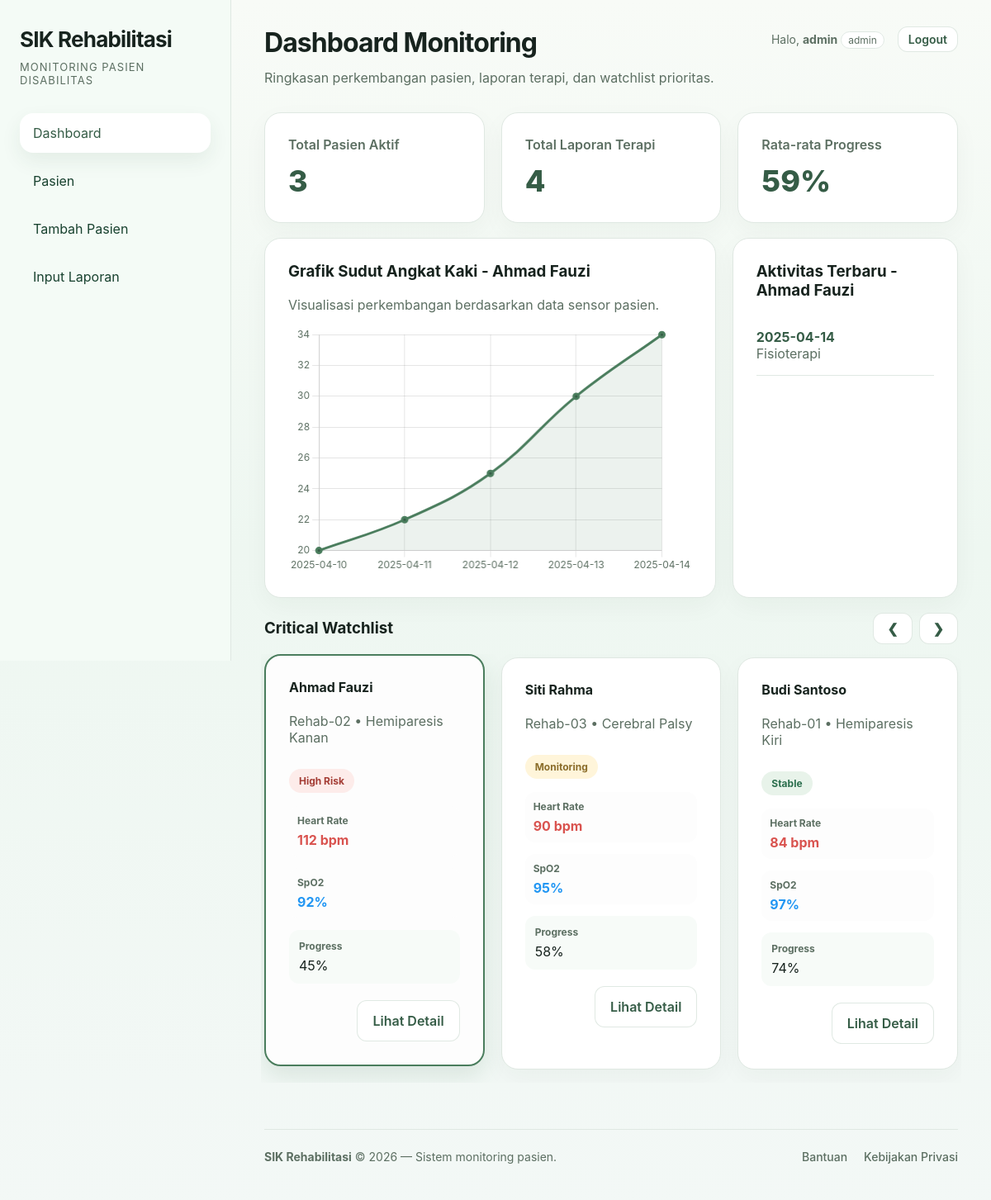
Page /index.php (signed in) on the committed database.
### tables this page shows
CREATE TABLE patients (
    id INT PRIMARY KEY AUTO_INCREMENT,
    code VARCHAR(20) NOT NULL UNIQUE,
    name VARCHAR(100) NOT NULL,
    age INT NOT NULL,
    gender ENUM('L','P') NOT NULL,
    address VARCHAR(150),
    diagnosis VARCHAR(100) NOT NULL,
    disability_type VARCHAR(50) NOT NULL,
    status ENUM('stable','monitoring','high-risk','urgent') NOT NULL DEFAULT 'monitoring',
    room VARCHAR(50),
    blood_type VARCHAR(5),
    admission_date DATE,
    clinician VARCHAR(100),
    progress INT DEFAULT 0,
    phase VARCHAR(30),
    latest_assessment DATETIME,
    heart_rate INT,
    spo2 INT,
    blood_pressure VARCHAR(15)
);

CREATE TABLE reports (
    id INT PRIMARY KEY AUTO_INCREMENT,
    patient_id INT NOT NULL,
    report_date DATE NOT NULL,
    activity_type VARCHAR(50) NOT NULL,
    narrative TEXT,
    mobility TINYINT,
    communication TINYINT,
    social_skills TINYINT,
    CONSTRAINT fk_reports_patient FOREIGN KEY (patient_id) REFERENCES patients(id)
        ON DELETE CASCADE ON UPDATE CASCADE
);

### includes/functions.php (called while the page is built, shortened)
<?php
function h(?string $value): string
{
    return htmlspecialchars((string)$value, ENT_QUOTES, 'UTF-8');
}
function getSummary(PDO $pdo): array
{
    $totalPatients = (int)$pdo->query("SELECT COUNT(*) FROM patients")->fetchColumn();
    $activeReports = (int)$pdo->query("SELECT COUNT(*) FROM reports")->fetchColumn();
    $avgProgress = (int)$pdo->query("SELECT COALESCE(AVG(progress), 0) FROM patients")->fetchColumn();
    return [
        'totalPatients' => $totalPatients,
        'activeReports' => $activeReports,
        'avgProgress' => $avgProgress,
    ];
}
function getSensorReadings(PDO $pdo, int $patientId): array
{
    $stmt = $pdo->prepare("SELECT * FROM sensor_readings WHERE patient_id = ? ORDER BY session_date ASC, id ASC");
    $stmt->execute([$patientId]);
    return $stmt->fetchAll();
}
function getActivities(PDO $pdo, ?int $patientId = null): array
{
    if ($patientId) {
        $stmt = $pdo->prepare("SELECT r.report_date, r.activity_type, p.name
                FROM reports r
                JOIN patients p ON p.id = r.patient_id
                WHERE r.patient_id = ?
                ORDER BY r.id DESC
                LIMIT 5");
        $stmt->execute([$patientId]);
        return $stmt->fetchAll();
    }
    $sql = "SELECT r.report_date, r.activity_type, p.name
            FROM reports r
            JOIN patients p ON p.id = r.patient_id
            ORDER BY r.id DESC
            LIMIT 5";
    return $pdo->query($sql)->fetchAll();
}
function getWatchlist(PDO $pdo): array
{
    $sql = "SELECT * FROM patients ORDER BY FIELD(status, 'high-risk', 'urgent', 'monitoring', 'stable'), progress ASC";
    return $pdo->query($sql)->fetchAll();
}
function statusLabel(string $status): string
{
    $map = [
        'stable' => 'Stable',
        'monitoring' => 'Monitoring',
        'high-risk' => 'High Risk',
        'urgent' => 'Urgent',
    ];
    return $map[$status] ?? ucfirst($status);
}
?>

### index.php (the view, shortened to what this page needs)
<?php
require 'includes/db.php';
require 'includes/functions.php';
$activePage = 'dashboard';
$summary = getSummary($pdo);
$watchlist = getWatchlist($pdo);
$selectedPatientId = isset($_GET['patient_id']) ? (int)$_GET['patient_id'] : null;
if ($selectedPatientId) {
    $chartPatient = getPatientById($pdo, $selectedPatientId);
} else {
    $chartPatient = $watchlist[0] ?? getPatients($pdo)[0] ?? null;
}
$activities = getActivities($pdo, $chartPatient ? (int)$chartPatient['id'] : null);
$chartData = $chartPatient ? getSensorReadings($pdo, (int)$chartPatient['id']) : [];
require 'includes/header.php';
?>
<div class="topbar">
    <div class="page-title">
        <h2>Dashboard Monitoring</h2>
        <p>Ringkasan perkembangan pasien, laporan terapi, dan watchlist prioritas.</p>
    </div>
    <div style="display: flex; gap: 16px; align-items: center;">
        <span class="muted" style="font-size: 14px;">Halo, <strong><?= htmlspecialchars($_SESSION['username']) ?></strong> <span style="background: var(--surface); padding: 2px 8px; border-radius: 12px; font-size: 12px; border: 1px solid var(--border);"><?= htmlspecialchars($_SESSION['role']) ?></span></span>
        <a href="logout.php" class="btn btn-secondary" style="padding: 6px 12px; font-size: 14px;">Logout</a>
    </div>
</div>
<section class="stats-grid">
    <div class="card"><div class="muted" style="font-weight: 600;">Total Pasien Aktif</div><div class="stat-value"><?= $summary['totalPatients'] ?></div></div>
    <div class="card"><div class="muted" style="font-weight: 600;">Total Laporan Terapi</div><div class="stat-value"><?= $summary['activeReports'] ?></div></div>
    <div class="card"><div class="muted" style="font-weight: 600;">Rata-rata Progress</div><div class="stat-value"><?= $summary['avgProgress'] ?>%</div></div>
</section>
<section class="grid-2 mt-18">
    <div class="card">
        <h3>Grafik Sudut Angkat Kaki <?= $chartPatient ? '- ' . h($chartPatient['name']) : '' ?></h3>
        <p class="muted">Visualisasi perkembangan berdasarkan data sensor pasien.</p>
        <div class="chart-container">
            <canvas id="dashboardChart"></canvas>
        </div>
        <script>
            window.dashboardChartData = {
                labels: <?= json_encode(array_column($chartData, 'session_date')) ?>,
                values: <?= json_encode(array_map('floatval', array_column($chartData, 'angle'))) ?>,
                title: <?= json_encode($chartPatient ? $chartPatient['name'] : 'Tidak ada data') ?>
            };
        </script>
    </div>
    <div class="card">
        <h3>Aktivitas Terbaru <?= $chartPatient ? '- ' . h($chartPatient['name']) : '' ?></h3>
        <?php if (empty($activities)): ?>
            <p class="muted">Belum ada aktivitas untuk pasien ini.</p>
        <?php else: ?>
            <ul class="list">
                <?php foreach ($activities as $item): ?>
                    <li>
                        <strong style="color: var(--primary-dark);"><?= h($item['report_date']) ?></strong><br>
                        <span class="muted"><?= h($item['activity_type']) ?></span>
                    </li>
                <?php endforeach; ?>
            </ul>
        <?php endif; ?>
    </div>
</section>
<section class="mt-18">
    <div style="display: flex; justify-content: space-between; align-items: center; margin-bottom: 16px;">
        <h3 style="margin: 0;">Critical Watchlist</h3>
        <div style="display: flex; gap: 8px;">
            <button class="btn btn-secondary" onclick="slideWatchlist(-1)" style="padding: 8px 16px; font-size: 16px; border-radius: 12px;">&#10094;</button>
            <button class="btn btn-secondary" onclick="slideWatchlist(1)" style="padding: 8px 16px; font-size: 16px; border-radius: 12px;">&#10095;</button>
        </div>
    </div>
    <div id="watchlist-track" class="slider-track">
        <?php foreach ($watchlist as $patient): ?>
            <?php
            $isSelected = $chartPatient && $chartPatient['id'] === $patient['id'];
            $cardStyle = 'cursor: pointer; transition: all 0.2s ease;';
            if ($isSelected) {
                $cardStyle .= ' border: 2px solid var(--primary); box-shadow: 0 12px 28px rgba(74, 125, 93, 0.15); transform: translateY(-4px); background: #fdfdfd;';
            }
            ?>
            <div class="card slider-card" style="<?= $cardStyle ?>" onclick="if(!event.target.closest('a')) window.location.href='?patient_id=<?= (int)$patient['id'] ?>'">
                <h4><?= h($patient['name']) ?></h4>
                <p class="muted"><?= h($patient['room']) ?> • <?= h($patient['diagnosis']) ?></p>
                <p class="status <?= h($patient['status']) ?>"><?= h(statusLabel($patient['status'])) ?></p>
                <div class="kv single" style="margin-top: 16px;">
                    <div class="item" style="background: #fdfdfd; padding: 10px;"><strong>Heart Rate</strong><span style="color: var(--danger); font-weight: bold;"><?= h((string)$patient['heart_rate']) ?> bpm</span></div>
                    <div class="item" style="background: #fdfdfd; padding: 10px;"><strong>SpO2</strong><span style="color: #2196F3; font-weight: bold;"><?= h((string)$patient['spo2']) ?>%</span></div>
                    <div class="item"><strong>Progress</strong><span><?= h((string)$patient['progress']) ?>%</span></div>
                </div>
                <div class="footer-actions">
                    <a class="btn btn-secondary" href="patient-detail.php?id=<?= (int)$patient['id'] ?>">Lihat Detail</a>
                </div>
            </div>
        <?php endforeach; ?>
    </div>
</section>
<?php require 'includes/footer.php'; ?>

### includes/header.php (shortened to what this page needs)
<!DOCTYPE html>
<html lang="id">
<head>
    <link rel="stylesheet" href="css/style.css?v=<?= time() ?>">
</head>
<body>
    <div class="layout">
        <aside class="sidebar">
            <div class="brand">
                <h1>SIK Rehabilitasi</h1>
                <p>Monitoring Pasien Disabilitas</p>
            </div>
            <nav class="nav">
                <a class="<?= ($activePage === 'dashboard') ? 'active' : '' ?>" href="index.php">Dashboard</a>
                <a class="<?= ($activePage === 'patients') ? 'active' : '' ?>" href="patients.php">Pasien</a>
                <?php if (isset($_SESSION['role']) && ($_SESSION['role'] === 'super_admin' || $_SESSION['role'] === 'admin')): ?>
                    <a class="<?= ($activePage === 'add-patient') ? 'active' : '' ?>" href="add-patient.php">Tambah Pasien</a>
                    <a class="<?= ($activePage === 'report-form') ? 'active' : '' ?>" href="report-form.php">Input Laporan</a>
                <?php endif; ?>
            </nav>
        </aside>
        <main class="main">

### includes/footer.php (shortened to what this page needs)
            <footer class="app-footer">
                <div class="footer-content">
                    <div><strong>SIK Rehabilitasi</strong> © <?= date('Y') ?> — Sistem monitoring pasien.</div>
                    <div class="footer-links">
                        <a href="#">Bantuan</a>
                        <a href="#">Kebijakan Privasi</a>
                    </div>
                </div>
            </footer>
        </main>
    </div>
</body>
</html>

### rows in the picture
patients: name "Ahmad Fauzi", room "Rehab-02", diagnosis "Hemiparesis Kanan", status "High Risk", heart_rate "112", spo2 "92", progress "45"
reports: report_date "2025-04-14", activity_type "Fisioterapi"
patients: name "Siti Rahma", room "Rehab-03", diagnosis "Cerebral Palsy", status "Monitoring", heart_rate "90", spo2 "95", progress "58"
patients: name "Budi Santoso", room "Rehab-01", diagnosis "Hemiparesis Kiri", status "Stable", heart_rate "84", spo2 "97", progress "74"

### other values in the picture
$_SESSION['username'] "admin"
$_SESSION['role'] "admin"
$summary['totalPatients'] "3"
$summary['activeReports'] "4"
$summary['avgProgress'] "59"
chart data {{ json_encode(array_column($chartData, 'session_date')) }} ["2025-04-10","2025-04-11","2025-04-12","2025-04-13","2025-04-14"]
